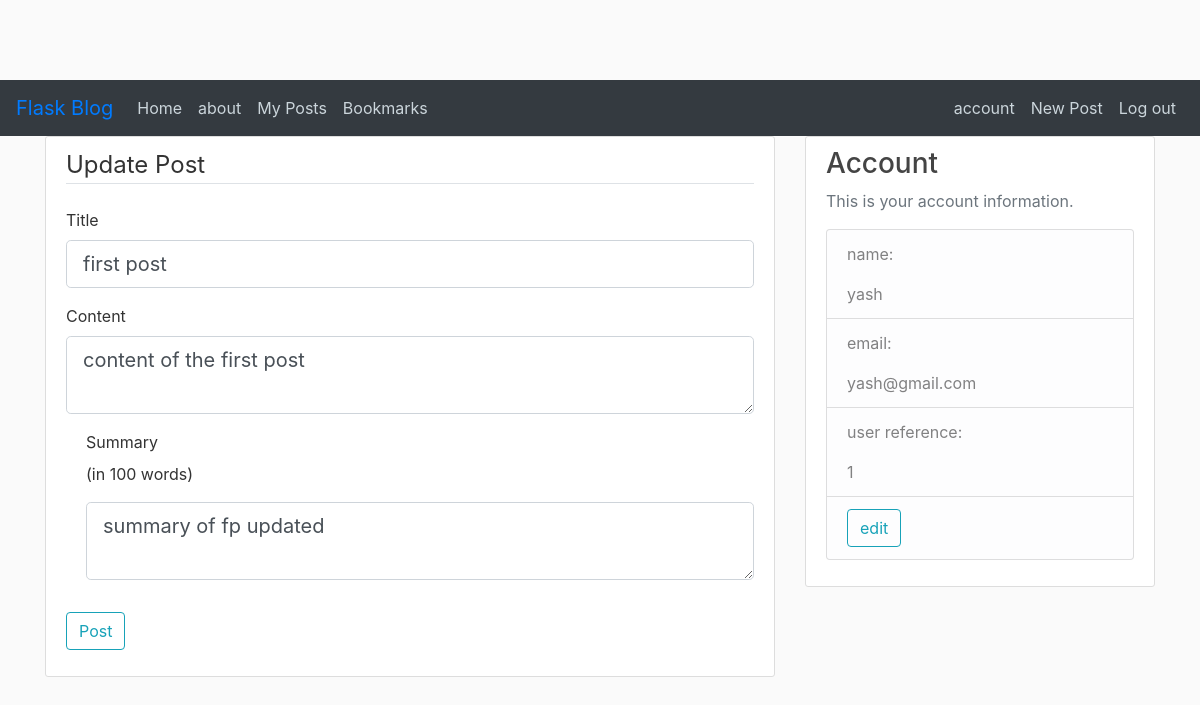
The app's page /myposts/1 (signed in), older data.
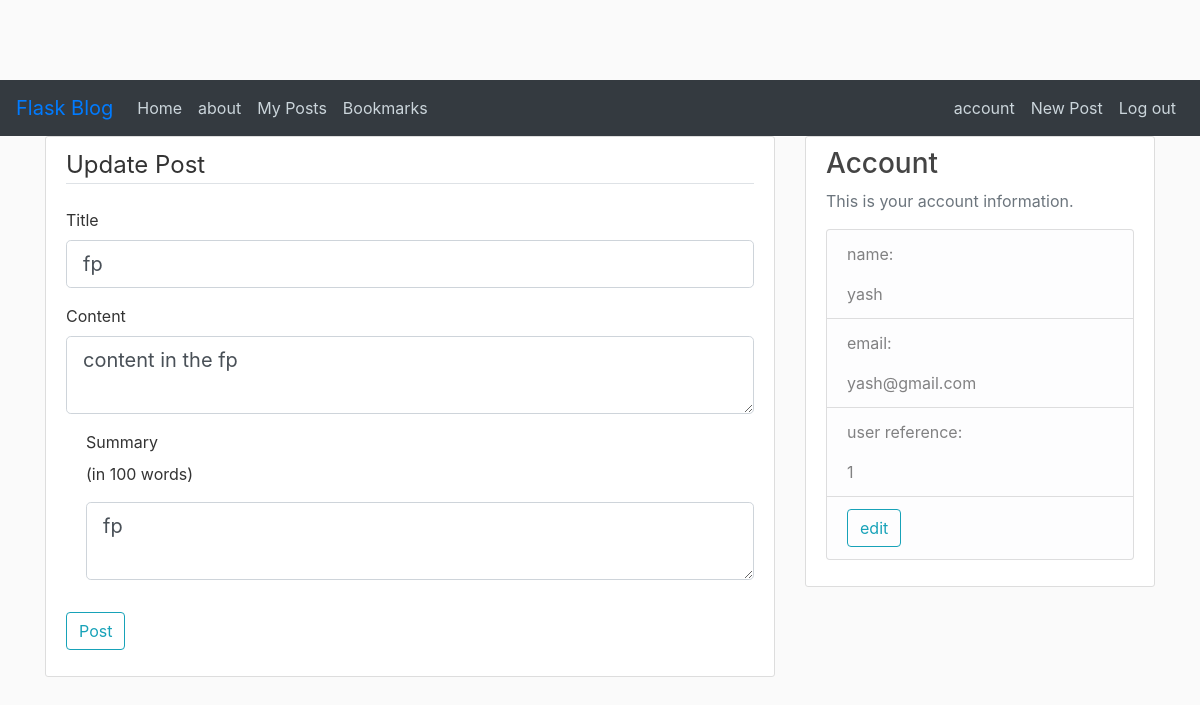
The same page, newer data.
### flaskblog/models.py (models this page shows, shortened)
class Post(db.Model):
	id = db.Column(db.Integer, primary_key = True)
	title = db.Column(db.String(100), nullable = False)
	summary = db.Column(db.String(100), nullable = False)
	date_posted = db.Column(db.DateTime, nullable = False, default=datetime.utcnow)
	content = db.Column(db.Text, nullable = False)
	user_id = db.Column(db.Integer, db.ForeignKey('user.id'), nullable = False)
	upvotes = db.Column(db.Integer, default=0)
	downvotes = db.Column(db.Integer, default=0)
	comments = db.relationship('Comment', secondary=post_comments, backref=db.backref('posted_on', lazy='dynamic'))

### flaskblog/routes.py (the view)
@app.route("/myposts/<int:post_id>", methods=['GET', 'POST'])
@login_required
def update_post(post_id):
	post = Post.query.get(int(post_id))
	form = PostForm()
	if form.validate_on_submit():
		post.title = form.title.data
		post.content = form.content.data
		post.summary = form.summary.data
		db.session.commit()
		flash('Your post has been updated successfully', 'success')
		return redirect(url_for('myposts'))
	elif request.method == 'GET':
		form.title.data = post.title
		form.content.data = post.content
		form.summary.data = post.summary
	return render_template('create_post.html', title='Update Post', form=form, legend = 'Update Post')

### flaskblog/forms.py
class PostForm(FlaskForm):
	title = StringField('Title', validators=[DataRequired()])
	content = TextAreaField('Content', validators=[DataRequired()])
	summary = TextAreaField('Summary', validators=[DataRequired()])
	submit = SubmitField('Post')

### flaskblog/models.py (called while the page is built)
@login_manager.user_loader
def load_user(user_id):
	return User.query.get(int(user_id))

### flaskblog/templates/create_post.html (shortened to what this page needs)
{% extends "layout.html" %}
{% block content %}
    <div class="content-section">
		<form method="POST" action="">
			<fieldset class="form-group">
				<legend class="border-bottom mb-4">{{ legend }}</legend>
				<div class="form-group">
					{{ form.title.label(class="form-control-label") }}
					{{ form.title(class="form-control form-control-lg") }}
				</div>
				<div class="form-group">
					{{ form.content.label(class="form-control-label") }}
					{{ form.content(class="form-control form-control-lg") }}
				</div>
				<div class="form-check">
					{{ form.summary.label(class="form-control-label") }}
					<p>(in 100 words)<p>
					{{ form.summary(class="form-control form-control-lg") }}
				</div>
			</fieldset>
			<div class="form-group">
				{{ form.submit(class="btn btn-outline-info") }}
			</div>
		</form>
	</div>
{% endblock content %}

Row changes from the older to the newer data that the page shows:
changed Post: title "first post" → "fp"; content "content of the first post" → "content in the fp"; summary "summary of fp updated" → "fp"
